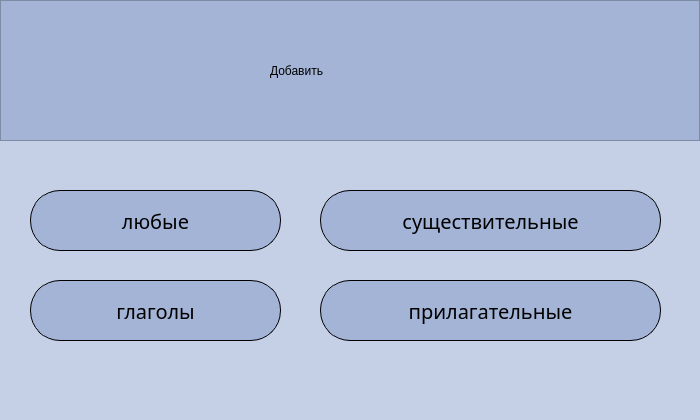
<?xml version="1.0" encoding="UTF-8"?>
<ui version="4.0">
 <class>Form</class>
 <widget class="QWidget" name="Form">
  <property name="geometry">
   <rect>
    <x>0</x>
    <y>0</y>
    <width>700</width>
    <height>420</height>
   </rect>
  </property>
  <property name="windowTitle">
   <string>Form</string>
  </property>
  <property name="styleSheet">
   <string notr="true">background: rgb(197,208,230);</string>
  </property>
  <widget class="QPushButton" name="but_random_all">
   <property name="geometry">
    <rect>
     <x>30</x>
     <y>190</y>
     <width>251</width>
     <height>61</height>
    </rect>
   </property>
   <property name="font">
    <font>
     <family>Yu Gothic UI Semilight</family>
     <pointsize>15</pointsize>
     <weight>50</weight>
     <italic>false</italic>
     <bold>false</bold>
    </font>
   </property>
   <property name="styleSheet">
    <string notr="true">border-radius: 30;
border: 0.5px solid rgb(0, 0, 0);
font: 15pt &quot;Yu Gothic UI Semilight&quot;;
background-color: #a3b4d6;</string>
   </property>
   <property name="text">
    <string>любые</string>
   </property>
  </widget>
  <widget class="QPushButton" name="but_random_adjectives">
   <property name="geometry">
    <rect>
     <x>320</x>
     <y>280</y>
     <width>341</width>
     <height>61</height>
    </rect>
   </property>
   <property name="font">
    <font>
     <family>Yu Gothic UI Semilight</family>
     <pointsize>15</pointsize>
     <weight>50</weight>
     <italic>false</italic>
     <bold>false</bold>
    </font>
   </property>
   <property name="styleSheet">
    <string notr="true">border-radius: 30;
border: 0.5px solid rgb(0, 0, 0);
font: 15pt &quot;Yu Gothic UI Semilight&quot;;
background-color: #a3b4d6;</string>
   </property>
   <property name="text">
    <string>прилагательные</string>
   </property>
  </widget>
  <widget class="QPushButton" name="but_random_nouns">
   <property name="geometry">
    <rect>
     <x>320</x>
     <y>190</y>
     <width>341</width>
     <height>61</height>
    </rect>
   </property>
   <property name="font">
    <font>
     <family>Yu Gothic UI Semilight</family>
     <pointsize>15</pointsize>
     <weight>50</weight>
     <italic>false</italic>
     <bold>false</bold>
    </font>
   </property>
   <property name="styleSheet">
    <string notr="true">border-radius: 30;
border: 0.5px solid rgb(0, 0, 0);
font: 15pt &quot;Yu Gothic UI Semilight&quot;;
background-color: #a3b4d6;
</string>
   </property>
   <property name="text">
    <string>существительные</string>
   </property>
  </widget>
  <widget class="QPushButton" name="but_random_verbs">
   <property name="geometry">
    <rect>
     <x>30</x>
     <y>280</y>
     <width>251</width>
     <height>61</height>
    </rect>
   </property>
   <property name="font">
    <font>
     <family>Yu Gothic UI Semilight</family>
     <pointsize>15</pointsize>
     <weight>50</weight>
     <italic>false</italic>
     <bold>false</bold>
    </font>
   </property>
   <property name="styleSheet">
    <string notr="true">border-radius: 30;
border: 0.5px solid rgb(0, 0, 0);
font: 15pt &quot;Yu Gothic UI Semilight&quot;;
background-color: #a3b4d6;</string>
   </property>
   <property name="text">
    <string>глаголы</string>
   </property>
  </widget>
  <widget class="QFrame" name="frame">
   <property name="geometry">
    <rect>
     <x>0</x>
     <y>0</y>
     <width>700</width>
     <height>141</height>
    </rect>
   </property>
   <property name="styleSheet">
    <string notr="true">background-color: #a3b4d6;
</string>
   </property>
   <property name="frameShape">
    <enum>QFrame::StyledPanel</enum>
   </property>
   <property name="frameShadow">
    <enum>QFrame::Raised</enum>
   </property>
   <widget class="QLabel" name="label_test">
    <property name="geometry">
     <rect>
      <x>270</x>
      <y>40</y>
      <width>161</width>
      <height>61</height>
     </rect>
    </property>
    <property name="styleSheet">
     <string notr="true">font: 22pt &quot;Yu Gothic UI Semilight&quot;;
</string>
    </property>
    <property name="text">
     <string>Добавить</string>
    </property>
   </widget>
  </widget>
 </widget>
 <resources/>
 <connections/>
</ui>
